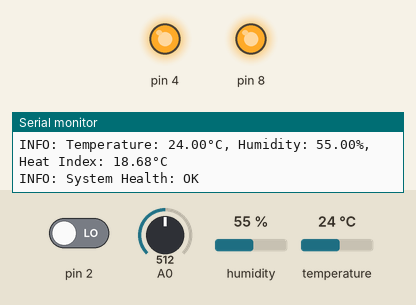
The program below on a simulated Arduino Uno, built with avr-gcc and run on an emulated ATmega328P. Parts: output pins drawn as LEDs (lit = HIGH), the last lines printed to the serial monitor. Inputs (shaded band) come from the test bench; at power-on: A0 = 512, pin 2 LOW, humidity 55 %, temperature 24 °C.

Above: at 33.0 s.
33.1 s: A0 set to 565
At 45.9 s:
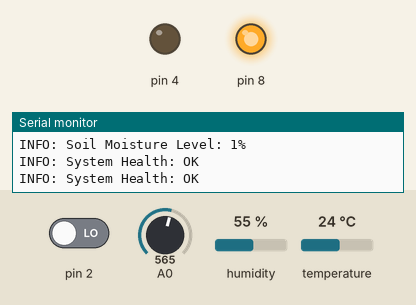
48.1 s: A0 set to 584
At 66.0 s:
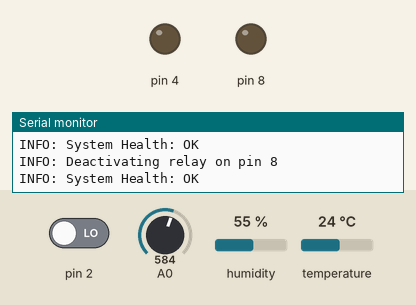
At 70.6 s:
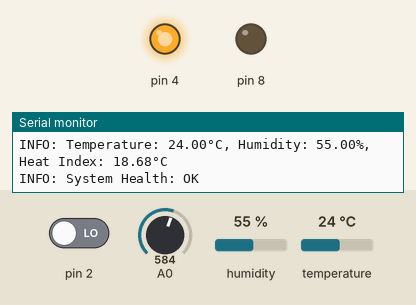
Timing chart, 0 to 72.1 s (numbered marks = the images above; inputs shaded):
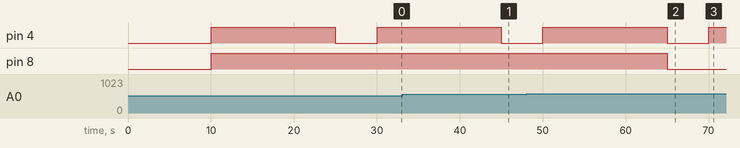

The program:

main.cpp
```cpp
#include "ButtonHandler.h"
#include "CapacitiveSoilMoistureSensorComponent.h"
#include "DHT11Component.h"
#include "PlantSupervisionSystem.h"
#include "RelayControlledComponent.h"

PlantSupervisionSystem<3> g_plantSupervisionSystem(5000);

namespace SystemStorage
{
    DHT11Component g_dht11(7, g_plantSupervisionSystem.GetLogger(), 10000);
    CapacitiveSoilMoistureSensorComponent g_capacitiveSoilMoistureSensor({0, 4}, g_plantSupervisionSystem.GetLogger(), {570, 208}, {1000, 4000});
    RelayControlledComponent g_relayControlledComponent(8, g_plantSupervisionSystem.GetLogger(), g_capacitiveSoilMoistureSensor);
    ButtonHandler g_buttonHandler(2, g_plantSupervisionSystem.GetLogger());
}

void setup()
{
    g_plantSupervisionSystem.AddComponent(&SystemStorage::g_dht11);
    g_plantSupervisionSystem.AddComponent(&SystemStorage::g_capacitiveSoilMoistureSensor);
    g_plantSupervisionSystem.AddComponent(&SystemStorage::g_relayControlledComponent);
    g_plantSupervisionSystem.AddInterruptHandler(&SystemStorage::g_buttonHandler);
    g_plantSupervisionSystem.Setup();
}

void loop() { g_plantSupervisionSystem.Loop(); }
```

Array.h
```cpp
#pragma once

#include <stdlib.h>

template <typename T, size_t N>
class Array
{
public:
    static size_t size() { return N; }

    // Item access
    T &operator[](size_t index) { return m_data[index]; }

    const T &operator[](size_t index) const { return m_data[index]; }

    // Iterators
    T *begin() { return &m_data[0]; }

    const T *begin() const { return &m_data[0]; }

    T *end() { return &m_data[N]; }

    const T *end() const { return &m_data[N]; }

    // Comparisons
    bool operator==(const Array<T, N> &rhs) const
    {
        if (this == &rhs)
        {
            return true;
        }

        for (size_t i = 0; i < N; i++)
        {
            if ((*this)[i] != rhs[i])
            {
                return false;
            }
        }

        return true;
    }

    bool operator!=(const Array<T, N> &rhs) const
    {
        return !(*this == rhs);
    }

private:
    T m_data[N];
};
```

ButtonHandler.h
```cpp
#pragma once

#include <stdint.h>

#include "IInterruptHandler.h"
#include "Logger.h"

class ButtonHandler : public IInterruptHandler
{
public:
    ButtonHandler(uint8_t pin, Logger &logger);
    ~ButtonHandler() = default;

    void OnInterrupt() override;
    uint8_t GetPinNumber() override { return m_pin; }

private:
    uint8_t m_pin;
    Logger &m_logger;
    static const unsigned long DEBOUNCE_TIME_MS = 200; // Debounce time in milliseconds
};
```

CapacitiveSoilMoistureSensorComponent.h
```cpp
#pragma once

#include <stdint.h>

#include "Condition.h"
#include "ISystemComponent.h"
#include "Logger.h"

class CapacitiveSoilMoistureSensorComponent : public ISystemComponent, public Condition
{
public:
    struct Measurement
    {
        uint16_t m_moisturePercentage;
    };

    struct PinConfiguration
    {
        uint8_t m_analogPin;
        uint8_t m_digitalPin;
    };

    struct CalibrationValues
    {
        uint16_t m_dryValue;
        uint16_t m_wetValue;
    };

    struct StateTiming
    {
        unsigned long m_prepareSensorMillis;
        unsigned long m_measurementIntervalMillis;
    };

    explicit CapacitiveSoilMoistureSensorComponent(PinConfiguration pinConfig, Logger &logger, CalibrationValues calibrationValues = {1023, 0}, StateTiming stateTiming = {1000, 4000});
    ~CapacitiveSoilMoistureSensorComponent() = default;

    void Setup() override;
    void Loop(unsigned long currentMillis) override;
    bool IsSatisfied() const override { return m_lastMeasurement.m_moisturePercentage < 30; }
    inline const Measurement &GetLastMeasurement() const { return m_lastMeasurement; }

private:
    enum class State : uint8_t
    {
        SensorOff,
        PrepareSensor,
        Measure,
        TurnOffSensor,
    };

    PinConfiguration m_pinConfig;
    CalibrationValues m_calibrationValues;
    StateTiming m_stateTiming;
    Measurement m_lastMeasurement;
    State m_state;
    Logger& m_logger;
};
```

Condition.h
```cpp
#pragma once

struct Condition
{
    virtual bool IsSatisfied() const = 0;
};
```

DHT11Component.h
```cpp
#pragma once

#include <DHT.h>

#include "ISystemComponent.h"
#include "Logger.h"

class DHT11Component : public ISystemComponent
{
public:
    struct Measurement
    {
        float m_temperature;
        float m_humidity;
        float m_heatIndex;
    };

    DHT11Component(uint8_t pin, Logger &logger, unsigned long cycleInterval);
    ~DHT11Component() = default;

    void Setup() override;
    void Loop(unsigned long currentMillis) override;
    inline const Measurement &GetLastMeasurement() const { return m_lastMeasurement; }

private:
    DHT m_dht;
    Logger &m_logger;
    unsigned long m_cycleInterval;
    Measurement m_lastMeasurement;
};
```

IInterruptHandler.h
```cpp
#pragma once

#include <stdint.h>

struct IInterruptHandler
{
    virtual void OnInterrupt() = 0;
    virtual uint8_t GetPinNumber() = 0;
};
```

ISystemComponent.h
```cpp
#pragma once

struct ISystemComponent
{
    virtual void Setup() = 0;
    virtual void Loop(unsigned long currentMillis) = 0;
};
```

InterruptManager.h
```cpp
#pragma once

#include <stdint.h>

#include "Array.h"
#include "IInterruptHandler.h"

class InterruptManager
{
public:
    static bool RegisterInterruptHandler(IInterruptHandler *handler);

private:
    static void HandleInterrupt0();
    static void HandleInterrupt1();

private:
    static const uint8_t MAX_INTERRUPTS = 2; // There are only 2 external interrupts on the Arduino Uno
    static Array<IInterruptHandler *, MAX_INTERRUPTS> s_interruptHandlers;
};
```

Logger.h
```cpp
#pragma once

#include <stdarg.h>

class Logger
{
public:
    void Info(const char *message, ...);
    void Info(bool forceWrite, const char *message, ...);
    void Error(const char *message, ...);
    void Error(bool forceWrite, const char *message, ...);
    void ToggleLogging();

private:
    void WriteMessage(const char *level, bool forceWrite, const char *message, va_list args);

private:
    bool m_loggingEnabled = true;
};
```

PlantSupervisionSystem.h
```cpp
#pragma once

#include <Arduino.h>

#include "Array.h"
#include "IInterruptHandler.h"
#include "InterruptManager.h"
#include "ISystemComponent.h"
#include "Logger.h"
#include "Utils.h"

template <size_t N>
class PlantSupervisionSystem
{
public:
    PlantSupervisionSystem(unsigned long cycleInterval)
        : m_components(), m_interruptHandlers(), m_cycleInterval(cycleInterval),
          m_lastMeasurementMillis(0), m_currentMillis(0) {}

    void Setup()
    {
        noInterrupts();
        Serial.end();
        Serial.begin(9600);
        SetupComponents();
        SetupInterrupts();
        m_initialized = true;
        m_currentMillis = millis();
        m_lastMeasurementMillis = m_currentMillis;
        m_logger.Info("Plant Supervision System Setup Complete!");
        interrupts();
    }

    void Loop()
    {
        if (!m_initialized)
        {
            m_logger.Error("Plant Supervision System not initialized!");
            return;
        }

        m_currentMillis = millis();

        if (m_currentMillis - m_lastMeasurementMillis >= m_cycleInterval)
        {
            for (size_t i = 0; i < m_components.size() && m_components[i] != nullptr; i++)
            {
                m_components[i]->Loop(m_currentMillis);
            }

            m_logger.Info("System Health: OK");
            m_lastMeasurementMillis = m_currentMillis;
        }
    }

    bool AddComponent(ISystemComponent *component)
    {
        bool foundSlot = false;
        for (size_t i = 0; i < m_components.size() && !foundSlot; i++)
        {
            if (m_components[i] == nullptr)
            {
                m_components[i] = component;
                foundSlot = true;
            }
        }

        if (!foundSlot)
        {
            m_logger.Error("Failed to add component: No available slot!");
        }

        return false;
    }

    bool AddInterruptHandler(IInterruptHandler *handler)
    {
        bool foundSlot = false;
        for (size_t i = 0; i < m_interruptHandlers.size() && !foundSlot; i++)
        {
            if (m_interruptHandlers[i] == nullptr)
            {
                m_interruptHandlers[i] = handler;
                foundSlot = true;
            }
        }

        if (!foundSlot)
        {
            m_logger.Error("Failed to add interrupt handler: No available slot!");
        }

        return false;
    }

    inline Logger &GetLogger() { return m_logger; }

private:
    void SetupComponents()
    {
        for (size_t i = 0; i < m_components.size() && m_components[i] != nullptr; i++)
        {
            m_components[i]->Setup();
        }
    }

    void SetupInterrupts()
    {
        for (size_t i = 0; i < m_interruptHandlers.size() && m_interruptHandlers[i] != nullptr; i++)
        {
            InterruptManager::RegisterInterruptHandler(m_interruptHandlers[i]);
        }
    }

private:
    bool m_initialized = false;
    Logger m_logger;
    Array<ISystemComponent *, N> m_components;
    Array<IInterruptHandler *, 2> m_interruptHandlers;
    const unsigned long m_cycleInterval;
    unsigned long m_lastMeasurementMillis;
    unsigned long m_currentMillis;
};
```

RelayControlledComponent.h
```cpp
#pragma once

#include <stdint.h>

#include "Condition.h"
#include "ISystemComponent.h"
#include "Logger.h"

class RelayControlledComponent : public ISystemComponent
{
public:
    RelayControlledComponent(uint8_t relayPin, Logger &logger, const Condition &condition);
    ~RelayControlledComponent() = default;

    void Setup() override;
    void Loop(unsigned long currentMillis) override;

private:
    enum class State : uint8_t
    {
        Off,
        TurningOn,
        Holding,
        TurningOff,
    };

    uint8_t m_relayPin;
    Logger &m_logger;
    const Condition &m_condition;
    State m_state;
};
```

Utils.h
```cpp
#pragma once
#include <Arduino.h>
#include <avr/sleep.h>

template <typename T>
inline Print &operator<<(Print &stream, const T &value)
{
    stream.print(value);
    return stream;
}

inline void TODO(const char *message)
{
    noInterrupts();
    Serial << F("TODO: ") << message << F("\n");
    Serial.flush();
    while (true)
    {
        // Infinite loop to halt execution for TODOs
        delay(1000);
    }
}

inline void ERROR(const char *message)
{
    noInterrupts();
    Serial << F("ERROR: ") << message << F("\n");
    Serial.flush();
    while (true)
    {
        // Infinite loop to halt execution for errors
        delay(1000);
    }
}
```

ButtonHandler.cpp
```cpp
#include "ButtonHandler.h"
#include "Utils.h"

ButtonHandler::ButtonHandler(uint8_t pin, Logger &logger) : m_pin(pin), m_logger(logger) {}

void ButtonHandler::OnInterrupt()
{
    static unsigned long lastInterruptTime = 0;
    unsigned long currentInterruptTime = millis();
    if (currentInterruptTime - lastInterruptTime > DEBOUNCE_TIME_MS)
    {
        lastInterruptTime = currentInterruptTime;
        m_logger.Info(true, "Interrupt received on pin %u", m_pin);
        m_logger.ToggleLogging();
    }
}
```

CapacitiveSoilMostureSensorComponent.cpp
```cpp
#include "CapacitiveSoilMoistureSensorComponent.h"
#include "Utils.h"

CapacitiveSoilMoistureSensorComponent::CapacitiveSoilMoistureSensorComponent(PinConfiguration pinConfig, Logger &logger, CalibrationValues calibrationValues, StateTiming stateTiming)
    : m_pinConfig(pinConfig), m_logger(logger), m_calibrationValues(calibrationValues), m_stateTiming(stateTiming), m_lastMeasurement{0}, m_state(State::SensorOff) {}

void CapacitiveSoilMoistureSensorComponent::Setup()
{
    pinMode(m_pinConfig.m_digitalPin, OUTPUT);
    digitalWrite(m_pinConfig.m_digitalPin, LOW); // Ensure the sensor is powered off initially
}

void CapacitiveSoilMoistureSensorComponent::Loop(unsigned long currentMillis)
{
    static unsigned long lastMeasureMillis = currentMillis;
    static unsigned long turningOnMillis = currentMillis;
    static uint16_t rawValue = 0;

    switch (m_state)
    {
    case State::SensorOff:
        if (currentMillis - lastMeasureMillis >= m_stateTiming.m_measurementIntervalMillis)
        {
            digitalWrite(m_pinConfig.m_digitalPin, HIGH);
            turningOnMillis = currentMillis;
            m_state = State::PrepareSensor;
        }
        break;
    case State::PrepareSensor:
        if (currentMillis - turningOnMillis >= m_stateTiming.m_prepareSensorMillis)
        {
            m_state = State::Measure;
        }
        break;
    case State::Measure:
        rawValue = analogRead(m_pinConfig.m_analogPin);
        m_logger.Info("Raw Moisture Sensor Value: %u", rawValue);

        m_lastMeasurement.m_moisturePercentage = map(rawValue, m_calibrationValues.m_dryValue, m_calibrationValues.m_wetValue, 0, 100);

        // 0 is completely dry, 100 is completely wet.
        m_logger.Info("Soil Moisture Level: %u%%", m_lastMeasurement.m_moisturePercentage);

        lastMeasureMillis = currentMillis;
        m_state = State::TurnOffSensor;
        break;
    case State::TurnOffSensor:
        digitalWrite(m_pinConfig.m_digitalPin, LOW);
        m_state = State::SensorOff;
        break;
    default:
        break;
    }
}
```

DHT11Component.cpp
```cpp
#include "DHT11Component.h"
#include "Utils.h"

DHT11Component::DHT11Component(uint8_t pin, Logger &logger, unsigned long cycleInterval)
    : m_dht(pin, DHT11), m_logger(logger), m_cycleInterval(cycleInterval), m_lastMeasurement{0, 0, 0} {}

void DHT11Component::Setup() { m_dht.begin(); }

void DHT11Component::Loop(unsigned long currentMillis)
{
    static unsigned long lastMeasurementMillis = 0;
    static char temperatureBuffer[10];
    static char humidityBuffer[10];
    static char heatIndexBuffer[10];
    if (currentMillis - lastMeasurementMillis >= m_cycleInterval)
    {
        m_lastMeasurement.m_temperature = m_dht.readTemperature();
        m_lastMeasurement.m_humidity = m_dht.readHumidity();

        if (isnan(m_lastMeasurement.m_humidity) || isnan(m_lastMeasurement.m_temperature))
        {
            m_logger.Error("Invalid sensor readings!");
            return;
        }

        m_lastMeasurement.m_heatIndex = m_dht.computeHeatIndex(m_lastMeasurement.m_temperature, m_lastMeasurement.m_humidity);

        m_logger.Info(false, "Temperature: %s°C, Humidity: %s%%, Heat Index: %s°C",
                      dtostrf(m_lastMeasurement.m_temperature, 1, 2, temperatureBuffer),
                      dtostrf(m_lastMeasurement.m_humidity, 1, 2, humidityBuffer),
                      dtostrf(m_lastMeasurement.m_heatIndex, 1, 2, heatIndexBuffer));
        lastMeasurementMillis = currentMillis;
    }
}
```

InterruptManager.cpp
```cpp
#include <Arduino.h>

#include "InterruptManager.h"
#include "Utils.h"

Array<IInterruptHandler *, InterruptManager::MAX_INTERRUPTS> InterruptManager::s_interruptHandlers = {};

void InterruptManager::HandleInterrupt0()
{
    if (s_interruptHandlers[0] != nullptr)
    {
        s_interruptHandlers[0]->OnInterrupt();
    }
}

void InterruptManager::HandleInterrupt1()
{
    if (s_interruptHandlers[1] != nullptr)
    {
        s_interruptHandlers[1]->OnInterrupt();
    }
}

bool InterruptManager::RegisterInterruptHandler(IInterruptHandler *handler)
{
    uint8_t interruptIndex = handler->GetPinNumber() - 2; // Assuming interrupts are on pins 2 and 3

    if (interruptIndex >= MAX_INTERRUPTS)
    {
        Serial << F("ERROR: Invalid interrupt pin number: ") << handler->GetPinNumber() << F("\n");
        return false;
    }

    s_interruptHandlers[interruptIndex] = handler;
    if (interruptIndex == 0)
    {
        attachInterrupt(digitalPinToInterrupt(handler->GetPinNumber()), HandleInterrupt0, RISING);
    }
    else if (interruptIndex == 1)
    {
        attachInterrupt(digitalPinToInterrupt(handler->GetPinNumber()), HandleInterrupt1, RISING);
    }
    else
    {
        Serial << F("ERROR: Invalid interrupt pin number: ") << handler->GetPinNumber() << F("\n");
        return false;
    }

    return true;
}
```

Logger.cpp
```cpp
#include <Arduino.h>
#include <stdio.h>

#include "Logger.h"
#include "Utils.h"

namespace
{
    constexpr size_t LOG_BUFFER_SIZE = 256;
}

void Logger::WriteMessage(const char *level, bool forceWrite, const char *message, va_list args)
{
    if (m_loggingEnabled || forceWrite)
    {
        char buffer[LOG_BUFFER_SIZE];
        vsnprintf(buffer, sizeof(buffer), message, args);

        Serial.print(level);
        Serial.println(buffer);
    }
}

void Logger::Info(const char *message, ...)
{
    va_list args;
    va_start(args, message);
    WriteMessage("INFO: ", false, message, args);
    va_end(args);
}

void Logger::Info(bool forceWrite, const char *message, ...)
{
    va_list args;
    va_start(args, message);
    WriteMessage("INFO: ", forceWrite, message, args);
    va_end(args);
}

void Logger::Error(const char *message, ...)
{
    va_list args;
    va_start(args, message);
    WriteMessage("ERROR: ", false, message, args);
    va_end(args);
}

void Logger::Error(bool forceWrite, const char *message, ...)
{
    va_list args;
    va_start(args, message);
    WriteMessage("ERROR: ", forceWrite, message, args);
    va_end(args);
}

void Logger::ToggleLogging()
{
    m_loggingEnabled = !m_loggingEnabled;
    Info(true, "Logging %s", m_loggingEnabled ? "enabled" : "disabled");
}
```

RelayControlledComponent.cpp
```cpp
#include <Arduino.h>

#include "RelayControlledComponent.h"

RelayControlledComponent::RelayControlledComponent(uint8_t relayPin, Logger &logger, const Condition &condition)
    : m_relayPin(relayPin), m_logger(logger), m_condition(condition), m_state(State::Off) {}

void RelayControlledComponent::Setup()
{
    pinMode(m_relayPin, OUTPUT);
    digitalWrite(m_relayPin, LOW);
}

void RelayControlledComponent::Loop(unsigned long)
{
    switch (m_state)
    {
    case State::Off:
        if (m_condition.IsSatisfied())
        {
            m_state = State::TurningOn;
        }
        break;
    case State::TurningOn:
        m_logger.Info("Activating relay on pin %u", m_relayPin);
        m_state = State::Holding;
        digitalWrite(m_relayPin, HIGH);
        break;
    case State::Holding:
        if (!m_condition.IsSatisfied())
        {
            m_state = State::TurningOff;
        }
        break;
    case State::TurningOff:
        m_logger.Info("Deactivating relay on pin %u", m_relayPin);
        m_state = State::Off;
        digitalWrite(m_relayPin, LOW);
        break;
    default:
        m_logger.Error("Unknown state in RelayControlledComponent!");
        break;
    }
}
```

Measured:
- the behaviour switches between 573 and 574 on A0 (found by bisection; images 1 and 2)
- after the input at 48.1 s, pin 8: HIGH → LOW after 16.9 s
